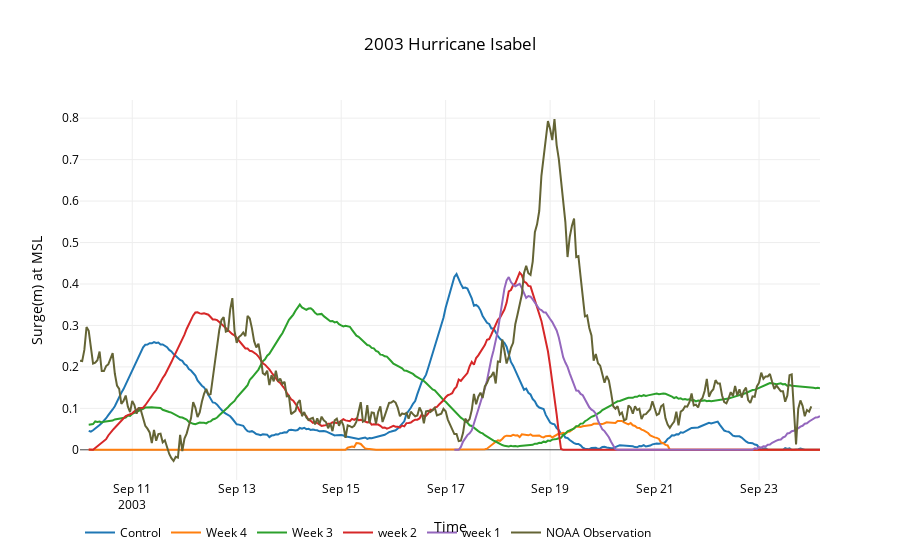

This figure's notebook cell:
### Markdown cell above
### Ocean City, MD

### Code cell
starts,end,noaa = '20030827','20030926','8570283'
data = utils.plot_timeseries2(files,start,name,26720,starts,end,noaa)
title,x,y = '2003 Hurricane Isabel','Time','Surge(m) at MSL'
layout=utils.layout(title,x,y)
fig = go.Figure(data=data, layout=layout)
interactive = iplot(fig)
#po.plot(fig,filename=root_dir+'\\'+'ocean_city_surge.html')

### Figure 1 — Plotly figure (JSON) as saved in the notebook; plotly's stock layout.template omitted (floating-point values rounded to 4 significant figures; data arrays with more than 128 entries replaced by an {"elided": "..."} marker saying what was removed)
{"data": [{"line": {"color": "rgba(204, 0, 0)"}, "mode": "lines", "name": "Control", "type": "scatter", "uid": "5c9e1ba0-2db4-403f-8d99-56a04b7838c3", "x": {"elided": "337 str values"}, "y": {"elided": "337 float values"}}, {"line": {"color": "rgba(0, 102, 153)"}, "mode": "lines", "name": "Week 4", "type": "scatter", "uid": "5003171c-2d3c-4648-8d4b-81a780fda074", "x": {"elided": "337 str values"}, "y": {"elided": "337 float values"}}, {"line": {"color": "rgba(102, 0, 255)"}, "mode": "lines", "name": "Week 3", "type": "scatter", "uid": "535a0e52-8212-483e-9a16-fcbeca386dc0", "x": {"elided": "337 str values"}, "y": {"elided": "337 float values"}}, {"line": {"color": "rgba(204, 0, 255)"}, "mode": "lines", "name": "week 2", "type": "scatter", "uid": "4582ef62-7112-42cb-94a2-82c803f496d1", "x": {"elided": "337 str values"}, "y": {"elided": "337 float values"}}, {"line": {"color": "rgba(51, 51, 255)"}, "mode": "lines", "name": "week 1", "type": "scatter", "uid": "d1e9b842-d394-48ad-b377-f65acf2b0db6", "x": {"elided": "169 str values"}, "y": {"elided": "169 float values"}}, {"line": {"color": "rgb(100, 100, 53)"}, "mode": "lines", "name": "NOAA Observation", "type": "scatter", "uid": "d8d22e02-3e90-4194-a86c-cbd17fec0b3f", "x": {"elided": "337 str values"}, "y": {"elided": "337 float values"}}], "layout": {"autosize": true, "font": {"color": "rgb(0, 0, 0)"}, "legend": {"orientation": "h"}, "paper_bgcolor": "rgb(255,255,255)", "plot_bgcolor": "rgb(255,255,255)", "title": "2003 Hurricane Isabel", "xaxis": {"autorange": true, "range": ["2003-09-10", "2003-09-24 04:00"], "title": "Time", "type": "date"}, "yaxis": {"autorange": true, "range": [-0.07283, 0.8438], "title": "Surge(m) at MSL", "type": "linear"}}}
